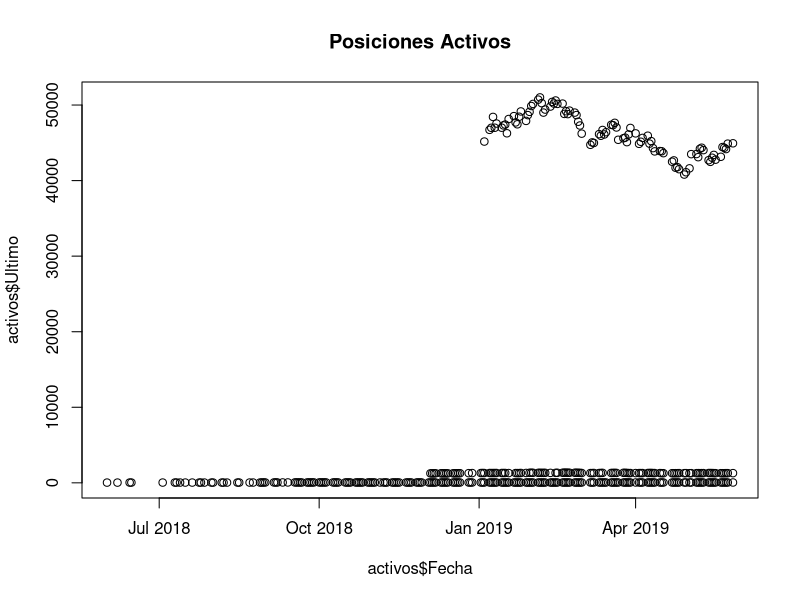
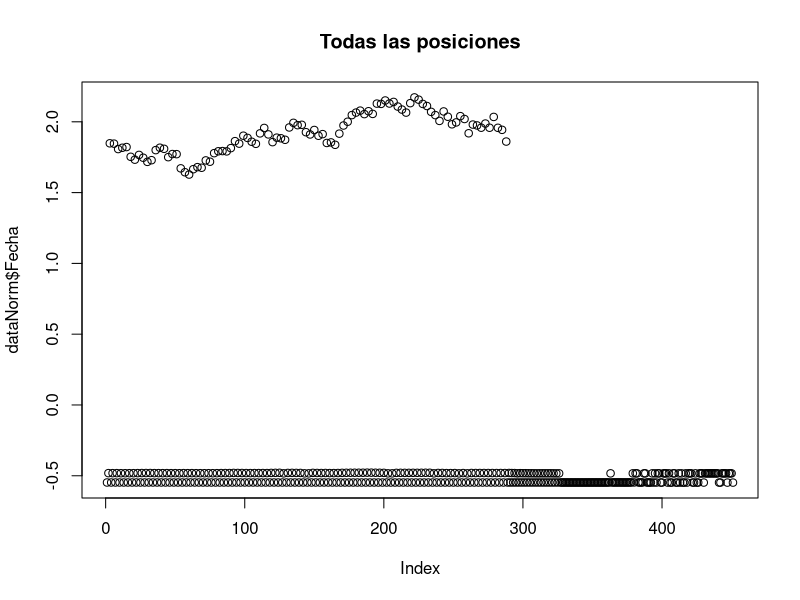
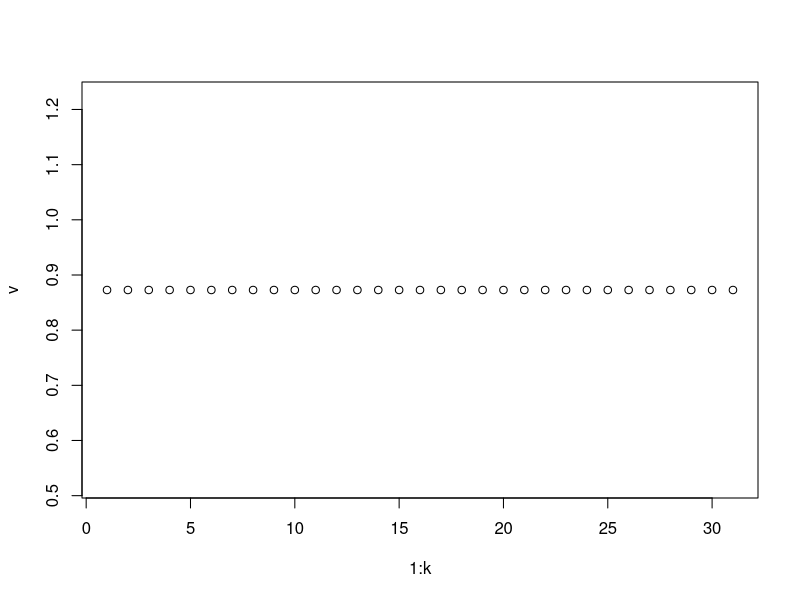
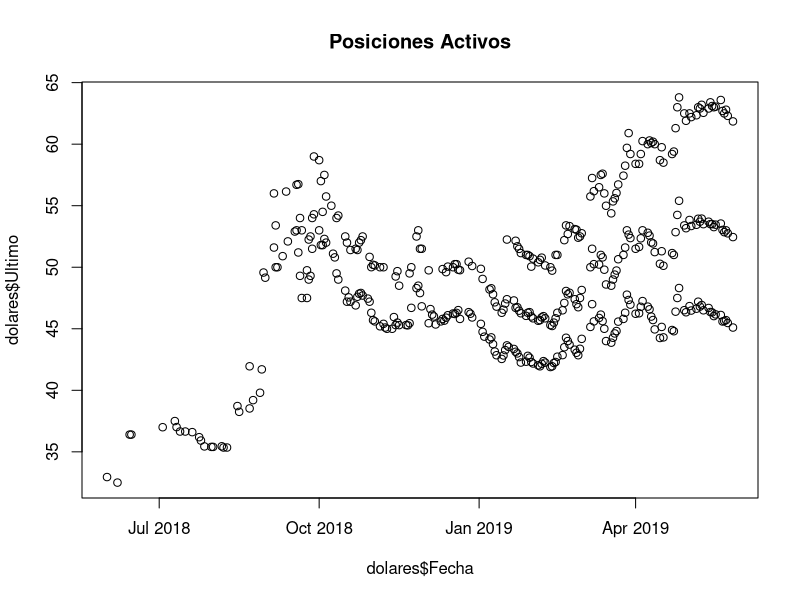
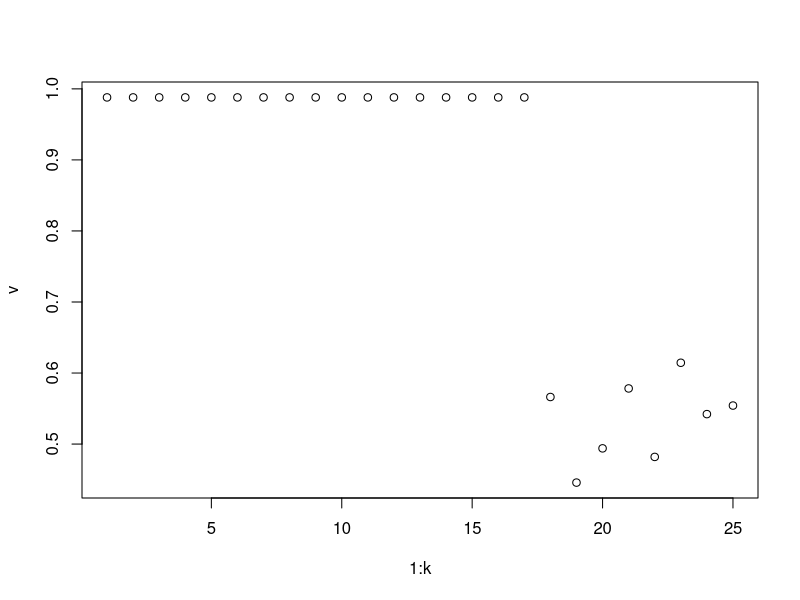

These charts were generated, in order, by the following R code:
## ---- chunk 1
knitr::opts_chunk$set(echo = TRUE)
## ---- chunk 2
data <- read.csv('input_files/activos.xls', sep='\t')
## ---- chunk 3
data$Fecha <- as.Date(data$Fecha, format="%d/%m/%Y")
## ---- chunk 4
data$Primero <- as.numeric(gsub(",", ".", data$Primero))
data$Ultimo <- as.numeric(gsub(",", ".", data$Ultimo))
data$Minimo <- as.numeric(gsub(",", ".", data$Minimo))
data$Maximo <- as.numeric(gsub(",", ".", data$Maximo))

data
## ---- chunk 5
data$Posicion <- gsub(" ", "", data$Posicion)
activos <- subset(data, (gsub(" ", "", data$Posicion) == "DLR052019") | (gsub(" ", "", data$Posicion) == "RFX20062019") | (gsub(" ", "", data$Posicion) == "ORO052019"))

activos
## ---- chunk 6
plot(activos$Fecha, activos$Ultimo, main="Posiciones Activos")
## ---- chunk 7
posiciones <- activos$Posicion
dataSinPosicion <- activos[-2]
## ---- chunk 8
library(Hmisc)
OHLC <- activos[5:8]
OHLC
OHLC <- impute(OHLC)
dataNorm <- as.data.frame(lapply(OHLC, scale))
plot(dataNorm$Ultimo, dataNorm$Fecha, main="Todas las posiciones")
activos
dataNorm
## ---- chunk 9
limiteInf = round(length(dataNorm[,1])/4)
limiteSup = length(dataNorm[,1])

data_train <- dataNorm[1:limiteInf,]
data_test <- dataNorm[(limiteInf + 1):limiteSup,]

data_train_labels <- activos$Posicion[1:limiteInf]
data_test_labels <- activos$Posicion[(limiteInf+1):limiteSup]
data_train_labels

library(class)
data_test_pred <- knn(train=data_train, test=data_test, cl=data_train_labels, k=13)

library(gmodels)
CrossTable(x=data_test_labels, y=data_test_pred, prop.chisq = FALSE)
## ---- chunk 10
v <- rep(0:15)
for (k in 1:31){
  data_test_pred <- knn(train=data_train, test=data_test, cl=data_train_labels, k=k)
  v[k] <- sum(data_test_pred == data_test_labels)/length(data_test_labels)
}
plot(1:k, v)
## ---- chunk 11
data$Posicion <- gsub(" ", "", data$Posicion)
data$Posicion
dolares <- subset(data, (gsub(" ", "", data$Posicion) == "DLR052019") | (gsub(" ", "", data$Posicion) == "DLR082019") | (gsub(" ", "", data$Posicion) == "DLR122019"))

plot(dolares$Fecha, dolares$Ultimo, main="Posiciones Activos")
dolares$Posicion


## ---- chunk 12
posiciones <- dolares$Posicion
dataSinPosicion <- dolares[-2]

OHLC <- dolares[5:8]
OHLC <- impute(OHLC)
dataNor <- as.data.frame(lapply(OHLC, scale))

limiteInf = length(dataNor[,1])/4
limiteSup = length(dataNor[,1])

data_train <- dataNor[1:limiteInf,]
data_test <- dataNor[(limiteInf + 1):limiteSup,]

data_train_labels <- dolares$Posicion[1:limiteInf]
data_test_labels <- dolares$Posicion[(limiteInf+1):limiteSup]

library(class)
data_test_pred <- knn(train=data_train, test=data_test, cl=data_train_labels, k=5)

library(gmodels)
CrossTable(x=data_test_labels, y=data_test_pred, prop.chisq = FALSE)
## ---- chunk 13
dolaresDesdeAbril <- subset(dolares, (as.numeric(format(dolares$Fecha, "%m")) > 3) & (as.numeric(format(dolares$Fecha, "%Y")) == 2019))

dolaresDesdeAbril

## ---- chunk 14
posiciones <- dolaresDesdeAbril$Posicion
dataSinPosicion <- dolaresDesdeAbril[-2]

OHLC <- dolaresDesdeAbril[5:8]
OHLC <- impute(OHLC)
dataNor <- as.data.frame(lapply(OHLC, scale))

limiteInf = length(dataNor[,1])/4
limiteSup = length(dataNor[,1])

data_train <- dataNor[1:limiteInf,]
data_test <- dataNor[(limiteInf + 1):limiteSup,]

data_train_labels <- dolaresDesdeAbril$Posicion[1:limiteInf]
data_test_labels <- dolaresDesdeAbril$Posicion[(limiteInf+1):limiteSup]

library(class)
data_test_pred <- knn(train=data_train, test=data_test, cl=data_train_labels, k=5)

library(gmodels)
CrossTable(x=data_test_labels, y=data_test_pred, prop.chisq = FALSE)
## ---- chunk 15
v <- rep(1:15)
for (k in 1:25){
  data_test_pred <- knn(train=data_train, test=data_test, cl=data_train_labels, k=k)
  v[k] <- sum(data_test_pred == data_test_labels)/length(data_test_labels)
}

plot(1:k, v)
